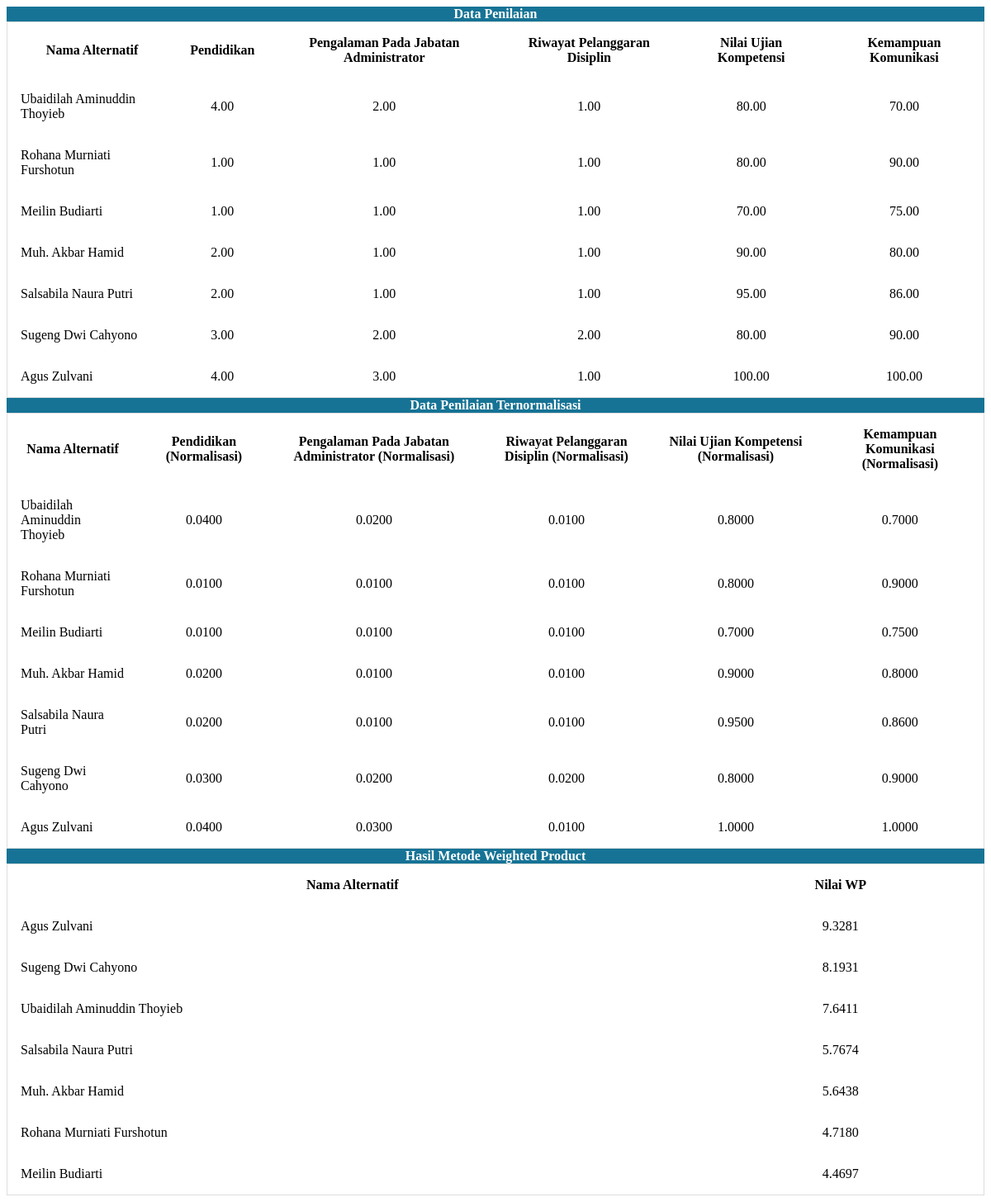
Screenshot of /modelwp.php (signed in) with the database file from the repository.
### tables this page shows
CREATE TABLE `Kriteria` (
  `id_kriteria` int(11) NOT NULL,
  `nama_kriteria` varchar(255) NOT NULL,
  `bobot_kriteria` decimal(5,2) DEFAULT NULL,
  `tipe_kriteria` enum('benefit','cost') DEFAULT NULL,
  `punyasub` enum('0','1') NOT NULL DEFAULT '0'
);

CREATE TABLE `SubKriteria` (
  `id_subkriteria` int(11) NOT NULL,
  `id_kriteria` int(11) DEFAULT NULL,
  `nama_subkriteria` varchar(255) NOT NULL,
  `bobot_subkriteria` decimal(5,2) NOT NULL,
  `tipe_subkriteria` enum('benefit','cost') NOT NULL
);

### modelwp.php (the view, shortened to what this page needs)
<!DOCTYPE html>
<html lang="en">
<head>
</head>
<body>
    <div class="card shadow">
        <div class="card-header py-3" style="text-align: center; background-color: #167395; color: white; font-weight:bold">Data Penilaian</div>
        <div class="card-body">
            <div class="table-responsive">
                <table class="table table-bordered">
                    <thead>
                        <tr>
                            <th scope="col" style="color: black; text-align: center">Nama Alternatif</th>
                            <?php
                            require 'config/koneksi.php';
                            $kriteriaQuery = mysqli_query($conn, "SELECT * FROM Kriteria");
                            while ($kriteria = mysqli_fetch_array($kriteriaQuery)) {
                                if ($kriteria['punyasub'] == 0) {
                                    echo "<th scope='col' style='color: black; text-align: center'>" . $kriteria['nama_kriteria'] . "</th>";
                                } else {
                                    $subKriteriaQuery = mysqli_query($conn, "SELECT * FROM SubKriteria WHERE id_kriteria = '" . $kriteria['id_kriteria'] . "'");
                                    while ($subKriteria = mysqli_fetch_array($subKriteriaQuery)) {
                                        echo "<th scope='col' style='color: black; text-align: center'>" . $subKriteria['nama_subkriteria'] . "</th>";
                                    }
                                }
                            }
                            ?>
                        </tr>
                    </thead>
                    <tbody>
                        <?php
                        $sql = "
                SELECT
                    a.id_alternatif,
                    a.nama_alternatif,
                    k.id_kriteria,
                    k.nama_kriteria,
                    sk.id_subkriteria,
                    sk.nama_subkriteria,
                    p.nilai
                FROM
                    Penilaian p
                JOIN
                    Alternatif a ON p.id_alternatif = a.id_alternatif
                JOIN
                    Kriteria k ON p.id_kriteria = k.id_kriteria
                LEFT JOIN
                    SubKriteria sk ON p.id_subkriteria = sk.id_subkriteria
                WHERE
                    a.status_alternatif = '1'
                ORDER BY
                    a.id_alternatif, k.id_kriteria, sk.id_subkriteria;
            ";
                        $result = mysqli_query($conn, $sql);
                        $dataByAlternatif = [];
                        while ($data = mysqli_fetch_array($result)) {
                            $dataByAlternatif[$data['id_alternatif']]['nama_alternatif'] = $data['nama_alternatif'];
                            if (!is_null($data['nama_subkriteria'])) {
                                $dataByAlternatif[$data['id_alternatif']]['penilaian'][$data['nama_subkriteria']] = $data['nilai'];
                            } else {
                                $dataByAlternatif[$data['id_alternatif']]['penilaian'][$data['nama_kriteria']] = $data['nilai'];
                            }
                        }
                        $resultWP = [];
                        foreach ($dataByAlternatif as $id_alternatif => $dataAlternatif) {
                            $nilaiWP = 1;
                            echo "<tr>";
                            echo "<td style='color: black'>" . $dataAlternatif['nama_alternatif'] . "</td>";
                            $kriteriaQuery = mysqli_query($conn, "SELECT * FROM Kriteria");
                            while ($kriteria = mysqli_fetch_array($kriteriaQuery)) {
                                if ($kriteria['punyasub'] == 0) {
                                    $bobot = $kriteria['bobot_kriteria'];
                                    $nilai = isset($dataAlternatif['penilaian'][$kriteria['nama_kriteria']]) ? $dataAlternatif['penilaian'][$kriteria['nama_kriteria']] : 0;
                                    $nilaiWP *= pow($nilai, $bobot);
                                    echo "<td style='color: black; text-align: center'>$nilai</td>";
                                } else {
                                    $subKriteriaQuery = mysqli_query($conn, "SELECT * FROM SubKriteria WHERE id_kriteria = '" . $kriteria['id_kriteria'] . "'");
                                    while ($subKriteria = mysqli_fetch_array($subKriteriaQuery)) {
                                        $bobot = $subKriteria['bobot_subkriteria'];
                                        $nilaiSubKriteria = isset($dataAlternatif['penilaian'][$subKriteria['nama_subkriteria']]) ? $dataAlternatif['penilaian'][$subKriteria['nama_subkriteria']] : 0;
                                        $nilaiWP *= pow($nilaiSubKriteria, $bobot);
                                        echo "<td style='color: black; text-align: center'>$nilaiSubKriteria</td>";
                                    }
                                }
                            }
                            $resultWP[$id_alternatif] = $nilaiWP;
                            echo "</tr>";
                        }
                        ?>
                    </tbody>
                </table>
            </div>
        </div>
    </div>
    <div class="card shadow">
        <div class="card-header py-3" style="text-align: center; background-color: #167395; color: white; font-weight:bold">Data Penilaian Ternormalisasi</div>
        <div class="card-body">
            <table class="table table-bordered">
                <thead>
                    <tr>
                        <th scope="col" style="color: black; text-align: center">Nama Alternatif</th>
                        <?php
                        $kriteriaQuery = mysqli_query($conn, "SELECT * FROM Kriteria");
                        while ($kriteria = mysqli_fetch_array($kriteriaQuery)) {
                            if ($kriteria['punyasub'] == 0) {
                                echo "<th scope='col' style='color: black; text-align: center'>" . $kriteria['nama_kriteria'] . " (Normalisasi)</th>";
                            } else {
                                $subKriteriaQuery = mysqli_query($conn, "SELECT * FROM SubKriteria WHERE id_kriteria = '" . $kriteria['id_kriteria'] . "'");
                                while ($subKriteria = mysqli_fetch_array($subKriteriaQuery)) {
                                    echo "<th scope='col' style='color: black; text-align: center'>" . $subKriteria['nama_subkriteria'] . " (Normalisasi)</th>";
                                }
                            }
                        }
                        ?>
                    </tr>
                </thead>
                <tbody>
                    <?php
                    foreach ($dataByAlternatif as $id_alternatif => $dataAlternatif) {
                        echo "<tr>";
                        echo "<td style='color: black'>" . $dataAlternatif['nama_alternatif'] . "</td>";
                        $kriteriaQuery = mysqli_query($conn, "SELECT * FROM Kriteria");
                        while ($kriteria = mysqli_fetch_array($kriteriaQuery)) {
                            if ($kriteria['punyasub'] == 0) {
                                $nilai = isset($dataAlternatif['penilaian'][$kriteria['nama_kriteria']]) ? $dataAlternatif['penilaian'][$kriteria['nama_kriteria']] : 0;
                                $normalisasi = $nilai / 100;
                                echo "<td style='color: black; text-align: center'>" . number_format($normalisasi, 4) . "</td>";
                            } else {
                                $subKriteriaQuery = mysqli_query($conn, "SELECT * FROM SubKriteria WHERE id_kriteria = '" . $kriteria['id_kriteria'] . "'");
                                while ($subKriteria = mysqli_fetch_array($subKriteriaQuery)) {
                                    $nilaiSubKriteria = isset($dataAlternatif['penilaian'][$subKriteria['nama_subkriteria']]) ? $dataAlternatif['penilaian'][$subKriteria['nama_subkriteria']] : 0;
                                    $normalisasiSubKriteria = $nilaiSubKriteria / 100;
                                    echo "<td style='color: black; text-align: center'>" . number_format($normalisasiSubKriteria, 4) . "</td>";
                                }
                            }
                        }
                        echo "</tr>";
                    }
                    ?>
                </tbody>
            </table>
        </div>
    </div>
    <div class="card shadow">
        <div class="card-header py-3" style="text-align: center; background-color: #167395; color: white; font-weight:bold">Hasil Metode Weighted Product</div>
        <div class="card-body">
            <table class="table table-bordered">
                <thead>
                    <tr>
                        <th scope="col" style="color: black; text-align: center">Nama Alternatif</th>
                        <th scope="col" style="color: black; text-align: center">Nilai WP</th>
                    </tr>
                </thead>
                <tbody>
                    <?php
                    arsort($resultWP);
                    foreach ($resultWP as $id_alternatif => $nilaiWP) {
                        echo "<tr>";
                        echo "<td style='color: black'>" . $dataByAlternatif[$id_alternatif]['nama_alternatif'] . "</td>";
                        echo "<td style='color: black; text-align: center'>" . number_format($nilaiWP, 4) . "</td>";
                        echo "</tr>";
                    }
                    ?>
                </tbody>
            </table>
        </div>
    </div>
</body>
</html>

### modelwp.php (style rules this page uses)
table { border-collapse: collapse; border-spacing: 0; width: 100%; border: 1px solid #ddd; }
th, td { text-align: left; padding: 16px; }
body { font-family: "Verdana"; }

### rows the page displays
kriteria: nama_kriteria "Pendidikan", nama_kriteria "4.00", nama_kriteria "1.00", nama_kriteria "2.00", nama_kriteria "3.00", nama_kriteria "0.0400", nama_kriteria "0.0100", nama_kriteria "0.0200", nama_kriteria "0.0300"
subkriteria: nama_subkriteria "Pengalaman Pada Jabatan Administrator", nama_subkriteria "2.00", nama_subkriteria "1.00", nama_subkriteria "3.00", nama_subkriteria "0.0200", nama_subkriteria "0.0100", nama_subkriteria "0.0300"
subkriteria: nama_subkriteria "Riwayat Pelanggaran Disiplin", nama_subkriteria "1.00", nama_subkriteria "2.00", nama_subkriteria "0.0100", nama_subkriteria "0.0200"
kriteria: nama_kriteria "Nilai Ujian Kompetensi", nama_kriteria "80.00", nama_kriteria "70.00", nama_kriteria "90.00", nama_kriteria "95.00", nama_kriteria "100.00", nama_kriteria "0.8000", nama_kriteria "0.7000", nama_kriteria "0.9000", nama_kriteria "0.9500", nama_kriteria "1.0000"
kriteria: nama_kriteria "Kemampuan Komunikasi", nama_kriteria "70.00", nama_kriteria "90.00", nama_kriteria "75.00", nama_kriteria "80.00", nama_kriteria "86.00", nama_kriteria "100.00", nama_kriteria "0.7000", nama_kriteria "0.9000", nama_kriteria "0.7500", nama_kriteria "0.8000", nama_kriteria "0.8600", nama_kriteria "1.0000"

### other values shown
$dataAlternatif['nama_alternatif'] "Ubaidilah Aminuddin Thoyieb"
$dataAlternatif['nama_alternatif'] "Rohana Murniati Furshotun"
$dataAlternatif['nama_alternatif'] "Meilin Budiarti"
$dataAlternatif['nama_alternatif'] "Muh. Akbar Hamid"
$dataAlternatif['nama_alternatif'] "Salsabila Naura Putri"
$dataAlternatif['nama_alternatif'] "Sugeng Dwi Cahyono"
$dataAlternatif['nama_alternatif'] "Agus Zulvani"
$dataByAlternatif[$id_alternatif]['nama_alternatif'] "Agus Zulvani"
$nilaiWP "9.3281"
$dataByAlternatif[$id_alternatif]['nama_alternatif'] "Sugeng Dwi Cahyono"
$nilaiWP "8.1931"
$dataByAlternatif[$id_alternatif]['nama_alternatif'] "Ubaidilah Aminuddin Thoyieb"
$nilaiWP "7.6411"
$dataByAlternatif[$id_alternatif]['nama_alternatif'] "Salsabila Naura Putri"
$nilaiWP "5.7674"
